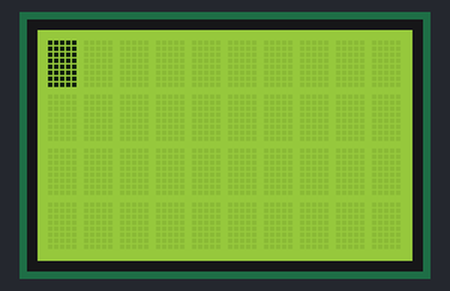
This sketch was run on a simulated Arduino Uno, built with avr-gcc and run on an emulated ATmega328P. Shown: 10×4 character LCD.

Above: at 0.11 s.
At 1.01 s:
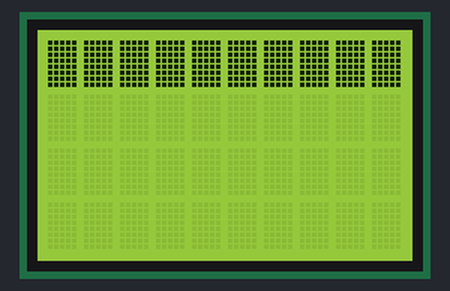
At 2.01 s:
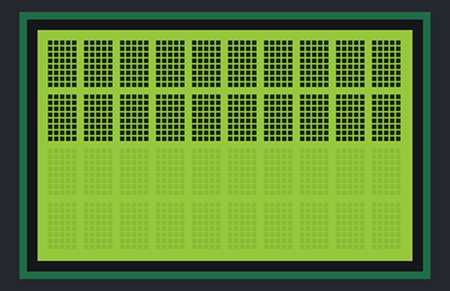
At 3.02 s:
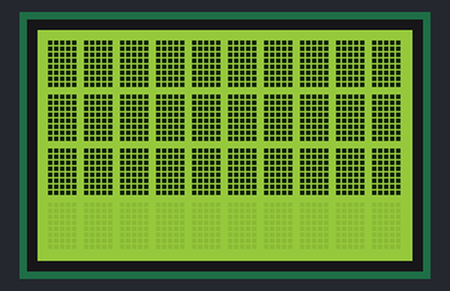
At 4.0 s:
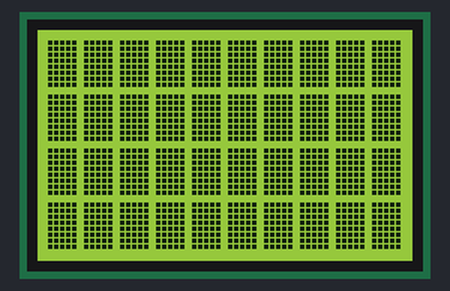
At 7.72 s:
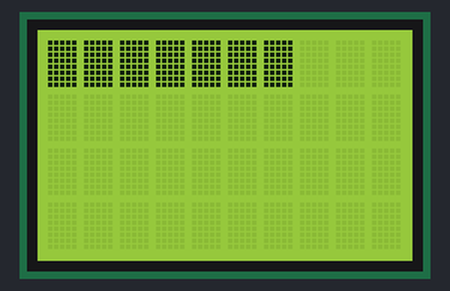

The sketch:

lcd_test.ino
```cpp
#include <LiquidCrystal.h>
const int rs = 4, en = 5, d4 = 6, d5 = 7, d6 = 8, d7 = 9;
LiquidCrystal lcd(rs, en, d4, d5, d6, d7);// LCD interface pin

byte sim1[8] = {B11111,B11111,B11111,B11111,B11111,B11111,B11111,B11111,};


void setup() {
  lcd.begin(10, 4); // set up the LCD's number of columns and rows:
  lcd.createChar(1, sim1); // put your setup code here, to run once:

}

void loop() {
   int t;
   for (t = 0; t < 10; t++) {lcd.setCursor(t, 0); lcd.print("\1"); delay (100);}
   for (t = 0; t < 10; t++) {lcd.setCursor(t, 1); lcd.print("\1"); delay (100);}
   for (t = 0; t < 10; t++) {lcd.setCursor(t, 2); lcd.print("\1"); delay (100);}
   for (t = 0; t < 10; t++) {lcd.setCursor(t, 3); lcd.print("\1"); delay (100);}
   delay(3000);
   lcd.clear();


  // put your main code here, to run repeatedly:

}
```

Measured:
- by itself, everything shown: repeats every 7.0 s, in 41 steps
- what the display in image 4 shows lasts 3.1 s, from 4.0 s to 7.1 s
